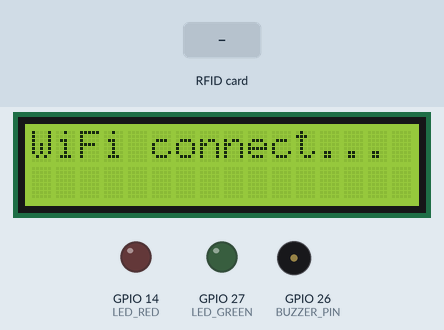
This sketch was run on a simulated ESP32. On the bench: 16×2 character LCD, output pins drawn as LEDs (lit = HIGH), buzzer (waves = sounding). The test bench sets the inputs (shaded band). WiFi joins after 1.5 s; servers stay silent unless stated; the local clock reads 2024-03-15 10:24:30 at power-on unless the sketch sets it; what the sketch prints to the serial monitor is not drawn.

Above: at 1.2 s.
At 5.0 s:
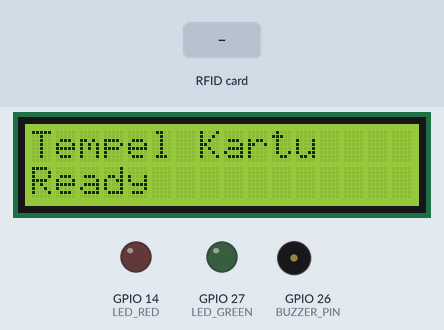
5.1 s: RFID card 5E 7A 19 C4 held to the reader
At 6.4 s:
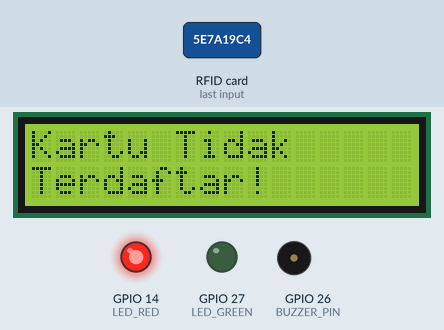
8.1 s: RFID card 5E 7A 19 C4 held to the reader
At 11.4 s:
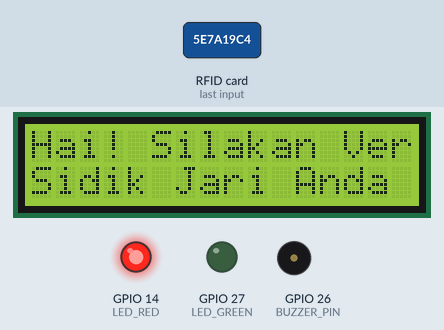
Timing chart, 0 to 12.9 s (numbered marks = the images above; inputs shaded):
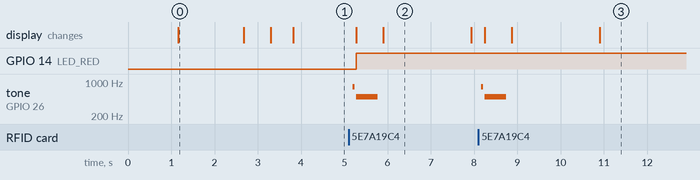

The sketch:

firebasecode.ino
```cpp
#include <SPI.h>
#include <MFRC522.h>
#include <Wire.h>
#include <LiquidCrystal_I2C.h>
#include <WiFi.h>
#include <Firebase_ESP_Client.h>
#include "addons/TokenHelper.h"
#include "addons/RTDBHelper.h"
#include <time.h>
#include <Adafruit_Fingerprint.h>
#include <HardwareSerial.h>

// ====================== WIFI ======================
const char* WIFI_SSID = "aa";
const char* WIFI_PASS = "abcdefgh";

// ====================== FIREBASE ======================
FirebaseData fbdo;
FirebaseAuth auth;
FirebaseConfig config;
#define FIREBASE_API_KEY   "AIzaSyDgrAuCUiiX5qod51uQT686b-CS12ub6KQ"
#define FIREBASE_DB_URL    "https://rfid-eb0c0-default-rtdb.asia-southeast1.firebasedatabase.app/"

// ====================== TIME ======================
const long GMT_OFFSET_SEC = 8 * 3600;
const int  DST_OFFSET_SEC = 0;

// ====================== PIN ======================
const uint8_t SS_PIN      = 5;   // MFRC522 SS
const uint8_t RST_PIN     = 25;  // MFRC522 RST
const uint8_t BUZZER_PIN  = 26;  // Buzzer
const uint8_t LCD_SDA_PIN = 21;
const uint8_t LCD_SCL_PIN = 22;
const uint8_t LED_GREEN   = 27;
const uint8_t LED_RED     = 14;

// ====================== RFID ======================
MFRC522 mfrc522(SS_PIN, RST_PIN);
MFRC522::MIFARE_Key key;

// ====================== LCD ======================
LiquidCrystal_I2C lcd(0x27, 16, 2);

// ====================== Fingerprint ======================
HardwareSerial fingerSerial(2);
Adafruit_Fingerprint finger(&fingerSerial);

// ====================== Variabel Global ======================
bool sessionActive = false;
String currentMapel = "";
String currentUID = "";

// ====================== HELPER ======================
void beepRaw(int note, int duration){
  tone(BUZZER_PIN, note, duration);
  delay(duration*12/10);
  noTone(BUZZER_PIN);
}

void beepSuccess() { beepRaw(1000,100); }
void beepError()   { beepRaw(500,500); }
void beepCard()    { beepRaw(800,50); }

void lcdMsg(String l1, String l2=""){
  lcd.clear();
  lcd.setCursor(0,0); lcd.print(l1.substring(0,16));
  lcd.setCursor(0,1); lcd.print(l2.substring(0,16));
}

String uidToFlat(const byte *uid, byte uidSize){
  String s="";
  for(byte i=0;i<uidSize;i++){
    if(uid[i]<0x10) s+="0";
    s+=String(uid[i],HEX);
  }
  s.toUpperCase();
  return s;
}

String currentDateStr(){
  struct tm t;
  if(!getLocalTime(&t)) return "1970-01-01";
  char buf[11]; strftime(buf,sizeof(buf),"%Y-%m-%d",&t);
  return String(buf);
}

String currentTimeStr(){
  struct tm t;
  if(!getLocalTime(&t)) return "00:00:00";
  char buf[9]; strftime(buf,sizeof(buf),"%H:%M:%S",&t);
  return String(buf);
}

uint32_t currentEpoch(){ return (uint32_t)time(nullptr); }

bool pushRFIDToFirebase(String uid, String mapel){
  FirebaseJson json;
  json.set("uid", uid);
  json.set("mapel", mapel);
  json.set("time", currentTimeStr());
  json.set("timestamp", (int)currentEpoch());

  String path = "/attendance/" + currentDateStr() + "/rfid/" + uid;
  return Firebase.RTDB.setJSON(&fbdo,path.c_str(),&json);
}

bool pushFingerprintToFirebase(int fingerID, String siswa){
  FirebaseJson json;
  json.set("finger_id", fingerID);
  json.set("siswa", siswa);
  json.set("mapel", currentMapel);
  json.set("time", currentTimeStr());
  json.set("timestamp",(int)currentEpoch());

  String path = "/attendance/" + currentDateStr() + "/fingerprint/" + String(fingerID);
  return Firebase.RTDB.setJSON(&fbdo,path.c_str(),&json);
}

MFRC522::StatusCode ReadDataFromBlock(int blockNum, byte buffer[]){
  MFRC522::StatusCode status;
  byte size=18;
  status = mfrc522.PCD_Authenticate(MFRC522::PICC_CMD_MF_AUTH_KEY_A,blockNum,&key,&(mfrc522.uid));
  if(status!=MFRC522::STATUS_OK) return status;
  status = mfrc522.MIFARE_Read(blockNum,buffer,&size);
  return status;
}

void connectWiFi(){
  WiFi.mode(WIFI_STA);
  WiFi.begin(WIFI_SSID,WIFI_PASS);
  lcdMsg("WiFi connect...");
  int tries=0;
  while(WiFi.status()!=WL_CONNECTED && tries<120){delay(250); tries++;}
  if(WiFi.status()==WL_CONNECTED) lcdMsg("WiFi OK",WiFi.localIP().toString());
  else lcdMsg("WiFi FAIL","");
  delay(600);
}

void setupTime(){
  lcdMsg("Sinkron NTP...");
  configTime(GMT_OFFSET_SEC,DST_OFFSET_SEC,"pool.ntp.org","time.nist.gov");
  int tries=0; struct tm t;
  while(!getLocalTime(&t) && tries<60){delay(250);tries++;}
}

void setupFirebase(){
  config.api_key = FIREBASE_API_KEY;
  config.database_url = FIREBASE_DB_URL;
  Firebase.signUp(&config,&auth,"","");
  config.token_status_callback = tokenStatusCallback;
  Firebase.begin(&config,&auth);
  Firebase.reconnectNetwork(true);
}

// ====================== SETUP ======================
void setup(){
  Serial.begin(115200);

  // Pin
  pinMode(BUZZER_PIN,OUTPUT);
  pinMode(LED_GREEN,OUTPUT);
  pinMode(LED_RED,OUTPUT);

  // LCD
  Wire.begin(LCD_SDA_PIN,LCD_SCL_PIN);
  lcd.init();
  lcd.backlight();
  lcdMsg("Sistem ABSENSI","Init...");

  // RFID
  SPI.begin();
  mfrc522.PCD_Init();
  for(byte i=0;i<6;i++) key.keyByte[i]=0xFF;

  // Fingerprint
  fingerSerial.begin(57600,SERIAL_8N1,16,17);
  finger.begin(57600);
  if(finger.verifyPassword()) Serial.println("Fingerprint OK");
  else { Serial.println("Fingerprint ERROR"); while(1) delay(1); }

  // WiFi & Firebase
  connectWiFi();
  setupTime();
  setupFirebase();

  delay(500);
  lcdMsg("Tempel Kartu","Ready");
}

// ====================== LOOP ======================
void loop(){
  // ====================== RFID GURU ======================
  if(mfrc522.PICC_IsNewCardPresent() && mfrc522.PICC_ReadCardSerial()){
    beepCard();
    lcdMsg("Membaca Kartu...","");
    String uidFlat = uidToFlat(mfrc522.uid.uidByte,mfrc522.uid.size);

    byte buffer[18]; bool dataValid=false; char mapelStr[17];
    MFRC522::StatusCode status = ReadDataFromBlock(4,buffer);
    if(status==MFRC522::STATUS_OK){
      for(int i=0;i<16;i++) mapelStr[i]=buffer[i];
      mapelStr[16]='\0';
      for(int i=0;i<16;i++) if(buffer[i]!=0x00 && buffer[i]!=' ') {dataValid=true; break;}
    }

    if(status==MFRC522::STATUS_OK && dataValid){
      currentUID=uidFlat;
      currentMapel=String(mapelStr); currentMapel.trim();
      sessionActive=true;

      digitalWrite(LED_GREEN,HIGH); digitalWrite(LED_RED,LOW);
      beepSuccess();
      lcdMsg("Selamat Datang! - Mapel:",currentMapel);

      if(pushRFIDToFirebase(currentUID,currentMapel)){
        Serial.println("RFID Terkirim Firebase");
      } else { Serial.println(fbdo.errorReason()); }

    } else {
      digitalWrite(LED_GREEN,LOW); digitalWrite(LED_RED,HIGH);
      beepError();
      lcdMsg("Kartu Tidak","Terdaftar!");
      sessionActive=false;
    }

    mfrc522.PICC_HaltA();
    mfrc522.PCD_StopCrypto1();
    delay(2000);
    lcdMsg("Hai! Silakan Verifikasi","Sidik Jari Anda");
  }

  // ====================== FINGERPRINT SISWA ======================
  if(sessionActive){
    int fingerID=-1;
    uint8_t p=finger.getImage();
    if(p==FINGERPRINT_OK){
      p=finger.image2Tz();
      if(p==FINGERPRINT_OK){
        p=finger.fingerFastSearch();
        if(p==FINGERPRINT_OK){
          fingerID=finger.fingerID;
          digitalWrite(LED_GREEN,HIGH); digitalWrite(LED_RED,LOW);
          beepSuccess();
          lcdMsg("Yes! Terverifikasi", "ID: " + String(fingerID));

          // Kirim ke Firebase
          if(pushFingerprintToFirebase(fingerID,"Siswa_"+String(fingerID))){
            Serial.println("FP Terkirim Firebase");
          } else { Serial.println(fbdo.errorReason()); }

        } else { digitalWrite(LED_GREEN,LOW); digitalWrite(LED_RED,HIGH); beepError(); }
      }
    }
  }

  delay(100);
}
```

Measured:
- after the input at 5.1 s, GPIO 14 (LED_RED): LOW → HIGH after 0.18 s; tone on GPIO 26 (BUZZER_PIN): silent → 800 Hz after 0.10 s, → silent 0.05 s later, → 500 Hz 0.03 s later, → silent 0.50 s later; the display: first changes after 0.18 s (image 2 shows a later state)
- after the input at 8.1 s, tone on GPIO 26 (BUZZER_PIN): silent → 800 Hz after 0.06 s, → silent 0.05 s later, → 500 Hz 0.03 s later, → silent 0.50 s later; the display: first changes after 0.15 s (image 3 shows a later state)
- what the display in image 0 shows lasts 1.5 s, from 1.2 s to 2.7 s
- what the display in image 2 shows lasts 2.0 s, from 5.9 s to 7.9 s
